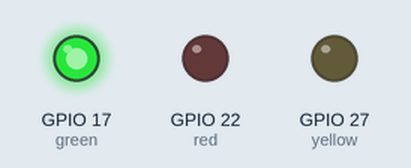
A program run on a simulated Raspberry Pi (BCM pin numbers). On the bench: output pins drawn as LEDs (lit = HIGH).

Above: at 0.5 s.
At 1.5 s:
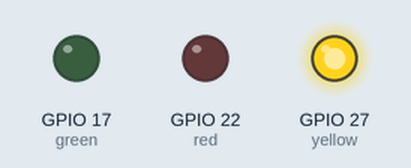
At 5.5 s:
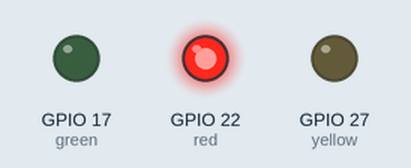
Timing chart, 0 to 6.9 s (numbered marks = the images above):
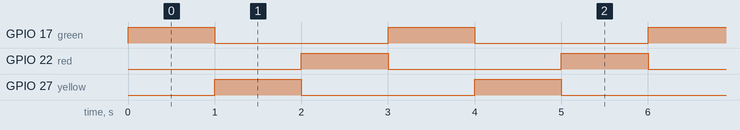

Measured:
- by itself, GPIO 17 (green), GPIO 22 (red), GPIO 27 (yellow): alternates HIGH for 1.0 s and LOW for 2.0 s
- by itself, everything shown: repeats every 3.0 s, in 3 steps

The program:

led_test.py
```python
from gpiozero import LED
from time import sleep

green = LED(17)
yellow = LED(27)
red = LED(22)

while True:
    green.on()
    sleep(1)
    green.off()

    yellow.on()
    sleep(1)
    yellow.off()

    red.on()
    sleep(1)
    red.off()
```
